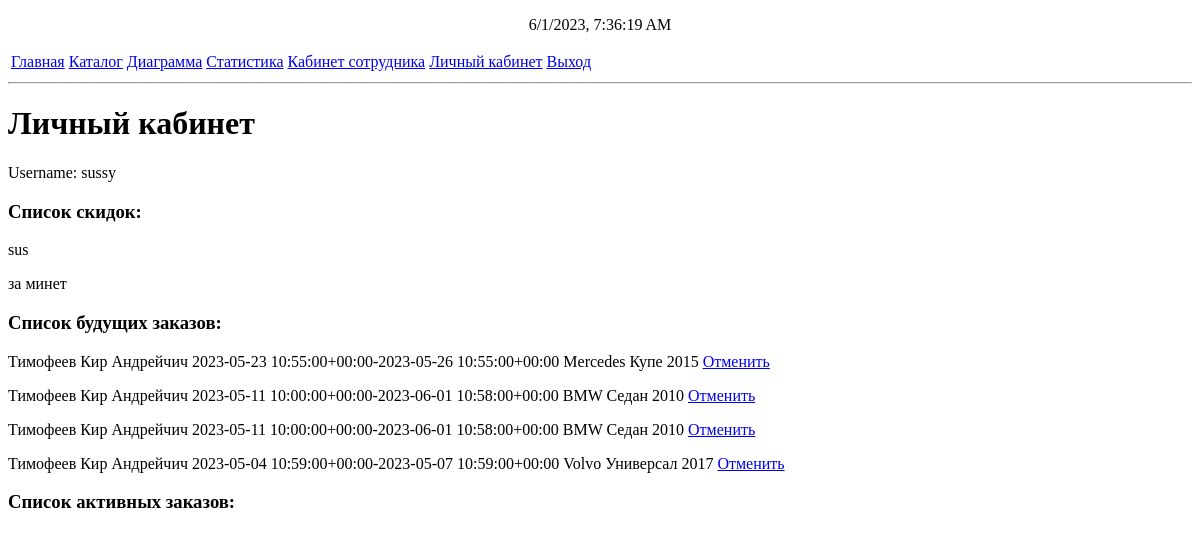
Page /user (signed in) on the earlier database version.
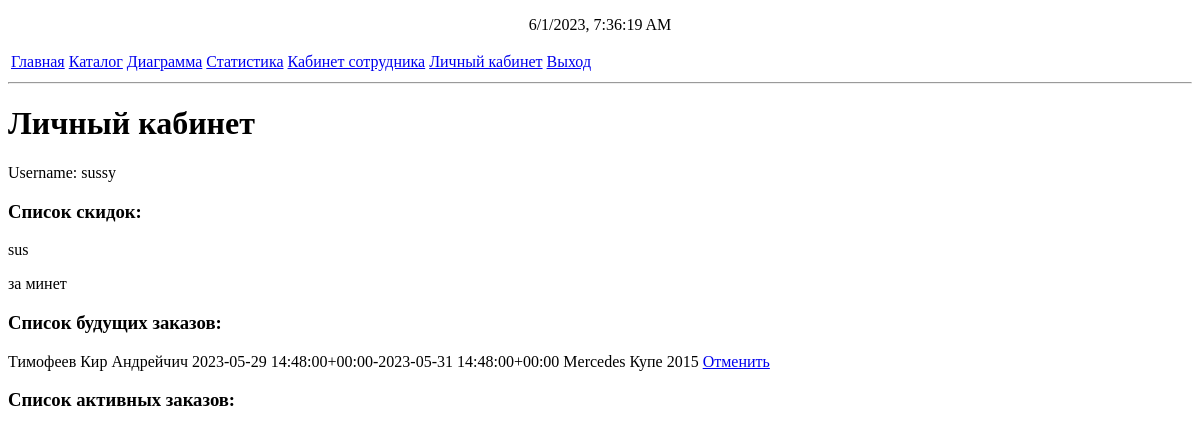
Same page on the later database version.
### mainapp/models.py (models this page shows, shortened)
class DiscountModel(models.Model):
    id = models.AutoField(primary_key=True)
    percent = models.FloatField()
    name = models.CharField(max_length=30)
    usageCount = models.IntegerField(default=0)
    def __str__(self):
        return self.name

class OrderModel(models.Model):
    id = models.AutoField(primary_key=True)
    dateBegin = models.DateTimeField()
    dateEnd = models.DateTimeField()
    dateEndFact = models.DateTimeField(null=True, blank=True, default=None)
    isActive = models.BooleanField(default=False)
    auto = models.ForeignKey(AutoModel, on_delete=models.PROTECT)
    discounts = models.ManyToManyField(DiscountModel, default=None, blank=True)
    penalties = models.ManyToManyField(PenaltyModel, default=None, blank=True)
    price = models.IntegerField(default=0)
    client = models.ForeignKey(ClientModel, on_delete=models.PROTECT)
    def __str__(self):
        return f"{self.client.f} {self.client.i} {self.client.o} {self.dateBegin}-{self.dateEnd} {self.auto.carModel}"

class ClientModel(models.Model):
    f = models.CharField(max_length=30)
    i = models.CharField(max_length=30)
    o = models.CharField(max_length=30)
    id = models.AutoField(primary_key=True)
    user = models.OneToOneField(User, on_delete=models.CASCADE, null=True)
    phone = models.CharField(max_length=15, validators=[phone_number_validator])
    adress = models.CharField(max_length=100)
    discounts = models.ManyToManyField(DiscountModel, null=True, default=None, blank=True)

class AutoModel(models.Model):
    ON_ORDER = "На заказе"
    FREE = "Свободна"
    IN_REPAIR = "В ремонте"
    IN_SERVICE = "На обслуживании"
    STATUS_CHOICES = [
        (ON_ORDER, "На заказе"),
        (FREE, "Свободна"),
        (IN_REPAIR, "В ремонте"),
        (IN_SERVICE, "На обслуживании")
    ]
    id = models.AutoField(primary_key=True)
    carModel = models.ForeignKey(CarModel, on_delete=models.PROTECT)
    number = models.CharField(max_length=9, validators=[car_number_validator])
    status = models.CharField(max_length=20, choices=STATUS_CHOICES, default=FREE)
    usageCount = models.IntegerField(default=0)

class CarModel(models.Model):
    SEDAN = "Седан"
    CROSS = "Кроссовер"
    COUPE = "Купе"
    STATION_WAGON = "Универсал"
    SPORT = "Спорт"
    HATCHBACK = "Хэтчбек"
    CONVERTIBLE = "Кабриолет"
    MINIVAN = "Минивэн"
    BODY_CHOICES = [
        (SEDAN, "Седан"),
        (CROSS, "Кроссовер"),
        (STATION_WAGON, "Универсал"),
        (SPORT, "Седан"),
        (HATCHBACK, "Хэтчбек"),
        (CONVERTIBLE, "Кабриолет"),
        (MINIVAN, "Минивэн"),
        (COUPE, "Купе"),
    ]
    BMW = "BMW"
    MERCEDES = "Mercedes"
    AUDI = "Audi"
    MAZDA = "Mazda"
    VOLVO = "Volvo"
    BRAND_CHOICES = [
        (BMW, 'BMW'),
        (MERCEDES, 'Mercedes'),
        (AUDI,"Audi"),
        (MAZDA, "Mazda"),
        (VOLVO, "Volvo")
    ]
    body = models.CharField(max_length=20, choices=BODY_CHOICES)
    price = models.BigIntegerField(default=40, null=True)
    car_price = models.BigIntegerField(default=10000, null=True)
    id = models.AutoField(primary_key=True)
    brand = models.CharField(max_length=20, choices=BRAND_CHOICES)
    year = models.IntegerField(validators=[MaxValueValidator(2023), MinValueValidator(2010)])
    usageCount = models.IntegerField(default=0)
    def __str__(self):
        return f"{self.brand} {self.body} {self.year}"

### mainapp/views.py (the view)
    def _(request:HttpRequest):
        if not request.user.is_authenticated:
            return HttpResponseRedirect("login")
        return func(request)

### mainapp/views.py (called while the page is built)
def userpage(func):
    def _(request:HttpRequest):
        if not request.user.is_authenticated:
            return HttpResponseRedirect("login")
        return func(request)
    return _

@userpage
def personal(request:HttpRequest):
    lst = list()
    clt = ClientModel.objects.get(user=request.user)
    try:
        lst += [str(p) for p in clt.discounts.all()]
    except:
        print('error in discounts')
    ordrs = OrderModel.objects.filter(client__user=request.user)
    ordrsUnactive = ordrs.filter(isActive=False, dateEndFact=None)
    ordrsActive = ordrs.filter(isActive=True)
    return render(request, "user.html", {'d_p':lst, "ordrs":ordrsUnactive, "ordrsActive":ordrsActive})

### mainapp/templates/user.html (shortened to what this page needs)
{%extends "base.html" %}
{%block content%}
<h1>Личный кабинет</h1>
<p>Username: {{request.user.username}}</p>
<h3>Список скидок:</h3>
<div>
{%for d in d_p%}
<p>{{d}}</p>
{%endfor%}
</div>
<h3>Список будущих заказов:</h3>
{%for o in ordrs%}
<p>
    {{o}}
    <a href="cancel?id={{o.id}}">Отменить</a>
</p>
{%endfor%}
<h3>Список активных заказов:</h3>
{%endblock content%}

Differences in the rows shown:
no longer on this page (row edited): OrderModel: client+dateBegin+dateEnd "Тимофеев Кир Андрейчич 2023-05-23 10:55:00+00:00-2023-05-26 10:55:00+00:00 Mercedes Купе 2015"
no longer on this page (row edited): OrderModel: client+dateBegin+dateEnd "Тимофеев Кир Андрейчич 2023-05-11 10:00:00+00:00-2023-06-01 10:58:00+00:00 BMW Седан 2010"
no longer on this page (row edited): OrderModel: client+dateBegin+dateEnd "Тимофеев Кир Андрейчич 2023-05-11 10:00:00+00:00-2023-06-01 10:58:00+00:00 BMW Седан 2010"
removed OrderModel: client+dateBegin+dateEnd "Тимофеев Кир Андрейчич 2023-05-04 10:59:00+00:00-2023-05-07 10:59:00+00:00 Volvo Универсал 2017"
added OrderModel: client+dateBegin+dateEnd "Тимофеев Кир Андрейчич 2023-05-29 14:48:00+00:00-2023-05-31 14:48:00+00:00 Mercedes Купе 2015"
